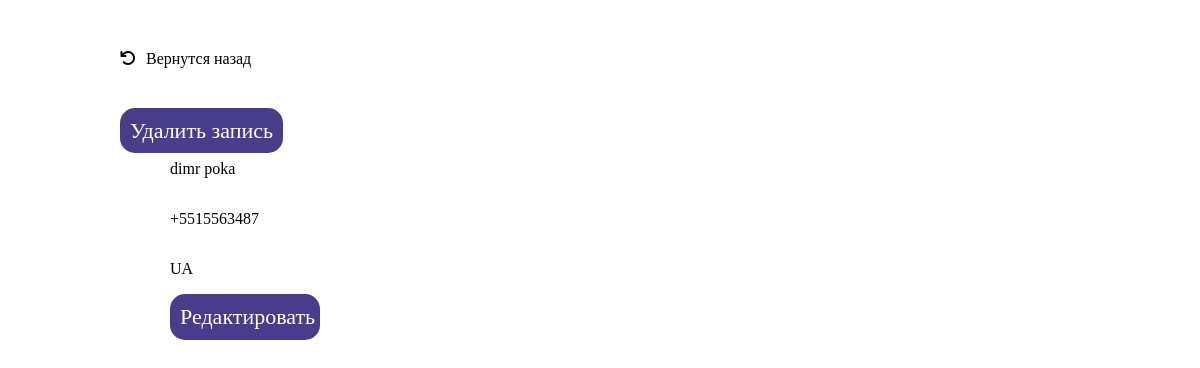
/1/ (signed in), run on an earlier commit of the app's database.
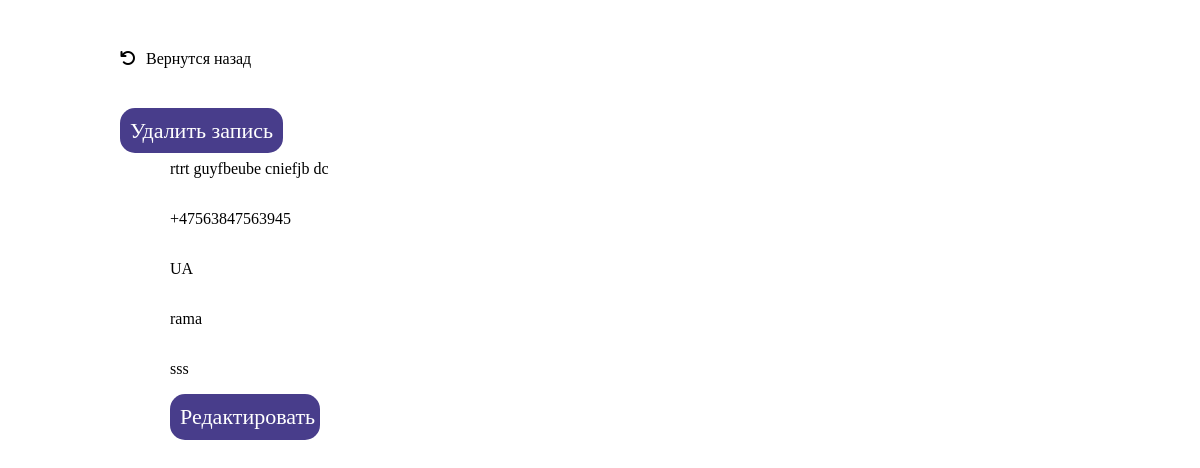
And on a later commit of the database.
### core/models.py (models this page shows, shortened)
class Record(models.Model):
    name = models.CharField('Имя', max_length=100, unique=True)
    last_name = models.CharField('Фамилия', max_length=100, unique=True)
    country = CountryField('Страна', default='UA', blank=True, null=True)
    city = models.CharField('Город', max_length=100, blank=True, null=True)
    street = models.CharField('Улица', max_length=100, blank=True, null=True)
    phone_regex = RegexValidator(regex=r'^\+?1?\d{9,15}$', message="Телефонный номер должен быть в формате: '+999999999'. Допускается до 15 цифр.")
    phone_number = models.CharField('Телефонный номер', validators=[phone_regex], max_length=17) # валидатор должен быть списком    URL (опциональное поле, с валидацией)
    created = models.DateTimeField('Запись добавлена', default=timezone.now)
    is_active = models.BooleanField(default=True, verbose_name='Видимость для пользователя')
    class Meta:
        verbose_name = 'Запись в адресной книге'
        verbose_name_plural = 'Записи в адресной книге'

### core/views.py (the view)
# urls.py: path('<int:record_id>/', record_detail, name='record_detail'),
def record_detail(request, record_id):
    data_record = get_object_or_404(Record, id=record_id)
    return render(request, 'records/record_detail.html', locals())

### templates/records/record_detail.html
{% extends 'base.html' %}
{% block content %}
    <div class="detail">
        <div class="header">
            <a href="{% url 'home' %}"><i class="fa fa-undo" aria-hidden="true"></i>
                Вернутся назад
            </a>
        </div>
        {% if request.user.is_superuser %}
            <a href="{% url 'delete_record' record_id=data_record.id %}" class="edit">
                Удалить запись
            </a>
        {% endif %}
        <div class="content">
            <div class="text">
                <p>{{ data_record.name }} {{ data_record.last_name }}</p>
                <p>{{ data_record.phone_number }}</p>
                {% if data_record.country %}
                    <p>{{ data_record.country }}</p>
                {% endif %}
                {% if data_record.city %}
                    <p>{{ data_record.city }}</p>
                {% endif %}
                {% if data_record.street %}
                    <p>{{ data_record.street }}</p>
                {% endif %}
                <a href="{% url 'change_record' record_id=data_record.id %}" class="edit">
                    Редактировать
                </a>
            </div>
        </div>
    </div>
    {% endblock content %}

What changed in the data, as far as the page shows it:
changed Record "UA": name "dimr" → "rtrt guyfbeube"; last_name "poka" → "cniefjb dc"; phone_number "+5515563487" → "+47563847563945"; city (not shown) → "rama"; street (not shown) → "sss"
